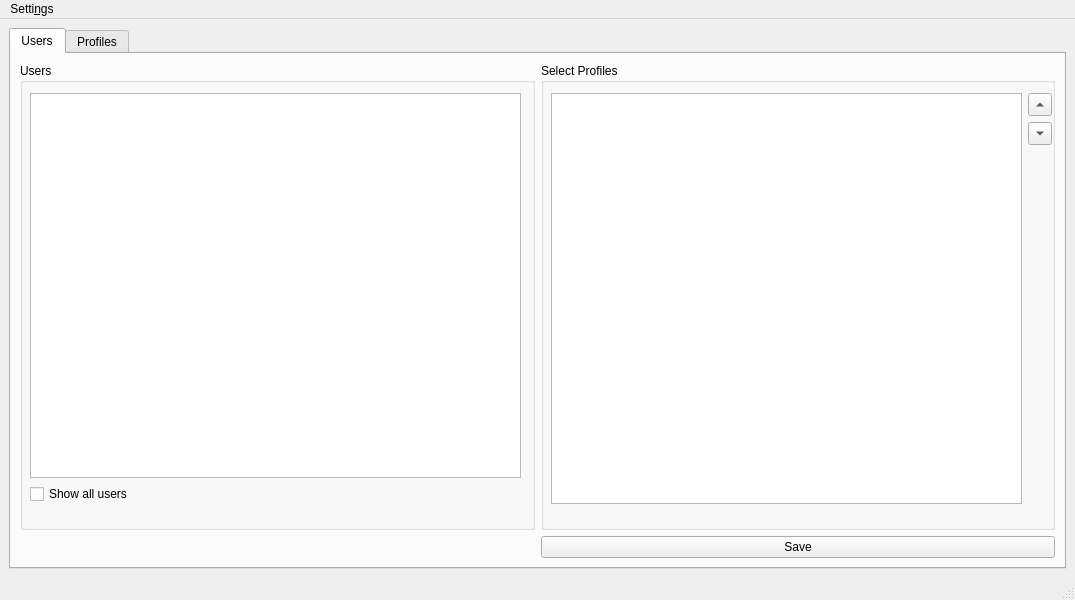
<?xml version="1.0" encoding="UTF-8"?>
<ui version="4.0">
 <class>MainWindow</class>
 <widget class="QMainWindow" name="MainWindow">
  <property name="geometry">
   <rect>
    <x>0</x>
    <y>0</y>
    <width>1075</width>
    <height>600</height>
   </rect>
  </property>
  <property name="windowTitle">
   <string/>
  </property>
  <widget class="QWidget" name="centralwidget">
   <layout class="QGridLayout" name="gridLayout">
    <item row="0" column="0">
     <widget class="QTabWidget" name="tabWidget">
      <property name="currentIndex">
       <number>0</number>
      </property>
      <widget class="QWidget" name="tab">
       <attribute name="title">
        <string>Users</string>
       </attribute>
       <layout class="QGridLayout" name="gridLayout_3">
        <item row="0" column="0" rowspan="2" colspan="2">
         <layout class="QGridLayout" name="gridLayout_6">
          <item row="0" column="1">
           <widget class="QGroupBox" name="groupBox">
            <property name="title">
             <string>Select Profiles</string>
            </property>
            <widget class="QWidget" name="gridLayoutWidget">
             <property name="geometry">
              <rect>
               <x>10</x>
               <y>30</y>
               <width>501</width>
               <height>411</height>
              </rect>
             </property>
             <layout class="QGridLayout" name="gridLayout_5">
              <property name="sizeConstraint">
               <enum>QLayout::SetNoConstraint</enum>
              </property>
              <item row="0" column="0">
               <widget class="QListWidget" name="profileListForUser">
                <property name="sizePolicy">
                 <sizepolicy hsizetype="Expanding" vsizetype="Expanding">
                  <horstretch>0</horstretch>
                  <verstretch>0</verstretch>
                 </sizepolicy>
                </property>
                <property name="dragDropMode">
                 <enum>QAbstractItemView::InternalMove</enum>
                </property>
                <property name="selectionMode">
                 <enum>QAbstractItemView::SingleSelection</enum>
                </property>
               </widget>
              </item>
              <item row="0" column="1">
               <layout class="QGridLayout" name="gridLayout_4">
                <item row="0" column="0">
                 <widget class="QToolButton" name="buttonUp">
                  <property name="text">
                   <string>...</string>
                  </property>
                  <property name="arrowType">
                   <enum>Qt::UpArrow</enum>
                  </property>
                 </widget>
                </item>
                <item row="1" column="0">
                 <widget class="QToolButton" name="buttonDown">
                  <property name="text">
                   <string>...</string>
                  </property>
                  <property name="arrowType">
                   <enum>Qt::DownArrow</enum>
                  </property>
                 </widget>
                </item>
                <item row="2" column="0">
                 <spacer name="verticalSpacer">
                  <property name="orientation">
                   <enum>Qt::Vertical</enum>
                  </property>
                  <property name="sizeHint" stdset="0">
                   <size>
                    <width>20</width>
                    <height>40</height>
                   </size>
                  </property>
                 </spacer>
                </item>
               </layout>
              </item>
             </layout>
            </widget>
           </widget>
          </item>
          <item row="1" column="1">
           <widget class="QPushButton" name="saveProfileButton">
            <property name="text">
             <string>Save</string>
            </property>
           </widget>
          </item>
          <item row="0" column="0">
           <widget class="QGroupBox" name="groupBox_2">
            <property name="sizePolicy">
             <sizepolicy hsizetype="Preferred" vsizetype="Expanding">
              <horstretch>0</horstretch>
              <verstretch>0</verstretch>
             </sizepolicy>
            </property>
            <property name="title">
             <string>Users</string>
            </property>
            <widget class="QWidget" name="gridLayoutWidget_2">
             <property name="geometry">
              <rect>
               <x>10</x>
               <y>30</y>
               <width>491</width>
               <height>411</height>
              </rect>
             </property>
             <layout class="QGridLayout" name="gridLayout_7">
              <item row="0" column="0">
               <widget class="QListWidget" name="userList">
                <property name="sizePolicy">
                 <sizepolicy hsizetype="Expanding" vsizetype="Expanding">
                  <horstretch>0</horstretch>
                  <verstretch>0</verstretch>
                 </sizepolicy>
                </property>
                <property name="sortingEnabled">
                 <bool>true</bool>
                </property>
               </widget>
              </item>
              <item row="1" column="0">
               <widget class="QCheckBox" name="filterUsers">
                <property name="text">
                 <string>Show all users</string>
                </property>
               </widget>
              </item>
             </layout>
            </widget>
           </widget>
          </item>
         </layout>
        </item>
       </layout>
      </widget>
      <widget class="QWidget" name="tab_2">
       <attribute name="title">
        <string>Profiles</string>
       </attribute>
       <layout class="QGridLayout" name="gridLayout_2">
        <item row="1" column="0">
         <widget class="QPushButton" name="createProfileButton">
          <property name="text">
           <string>Create new Profile</string>
          </property>
         </widget>
        </item>
        <item row="0" column="0">
         <widget class="QListWidget" name="profileList">
          <property name="sortingEnabled">
           <bool>true</bool>
          </property>
         </widget>
        </item>
        <item row="1" column="1">
         <widget class="QPushButton" name="editConfigFile">
          <property name="text">
           <string>Edit Config File</string>
          </property>
         </widget>
        </item>
        <item row="2" column="1">
         <widget class="QPushButton" name="copyConfigFileButton">
          <property name="text">
           <string>Copy config File to Profile</string>
          </property>
         </widget>
        </item>
        <item row="2" column="0">
         <widget class="QPushButton" name="restrictionsButton">
          <property name="text">
           <string>KDE Restrictions</string>
          </property>
         </widget>
        </item>
        <item row="0" column="1">
         <widget class="QTreeView" name="configFilesTreeView"/>
        </item>
       </layout>
      </widget>
     </widget>
    </item>
   </layout>
  </widget>
  <widget class="QMenuBar" name="menubar">
   <property name="geometry">
    <rect>
     <x>0</x>
     <y>0</y>
     <width>1075</width>
     <height>30</height>
    </rect>
   </property>
   <widget class="QMenu" name="menuSettings">
    <property name="title">
     <string>Setti&amp;ngs</string>
    </property>
   </widget>
   <addaction name="menuSettings"/>
  </widget>
  <widget class="QStatusBar" name="statusbar"/>
  <action name="actionConfigure_Confine">
   <property name="text">
    <string>&amp;Configure Confine</string>
   </property>
  </action>
 </widget>
 <resources/>
 <connections/>
</ui>
